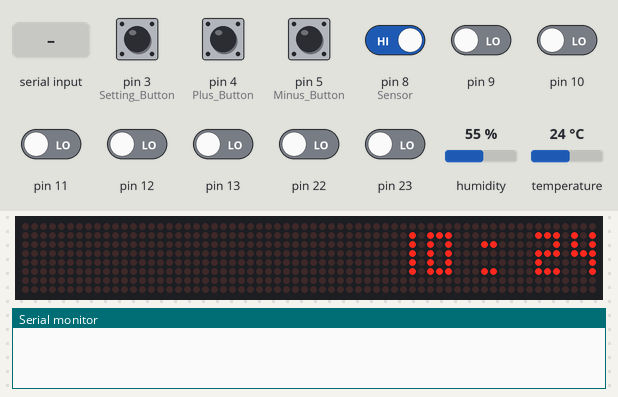
A sketch run on a simulated Arduino Uno, built with avr-gcc and run on an emulated ATmega328P. Shown: 64×8 LED matrix, the last lines printed to the serial monitor. Wiring (inferred from the names in the program): AHT10/20 sensor at I2C address 0x38. Inputs (shaded band) come from the test bench; at power-on: pin 3 (Setting_Button), pin 4 (Plus_Button), pin 5 (Minus_Button), pin 8 (Sensor) HIGH, pin 9–13, pin 22, pin 23 LOW, humidity 55 %, temperature 24 °C. The local clock reads 2024-03-15 10:24:30 at power-on unless the sketch sets it.

Above: at 1.7 s.
1.8 s: pin 8 (Sensor) driven LOW
At 2.6 s:
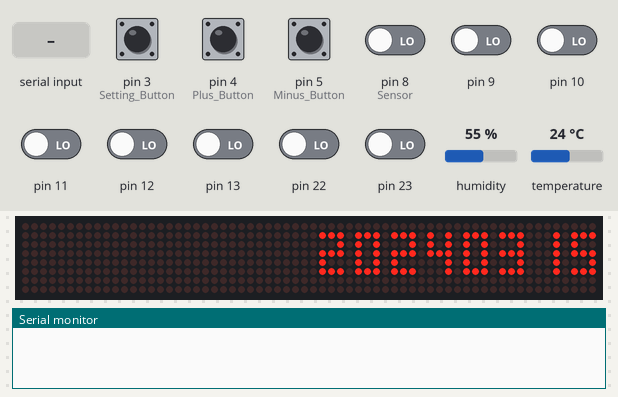
3.6 s: pin 8 (Sensor) driven HIGH
At 5.2 s:
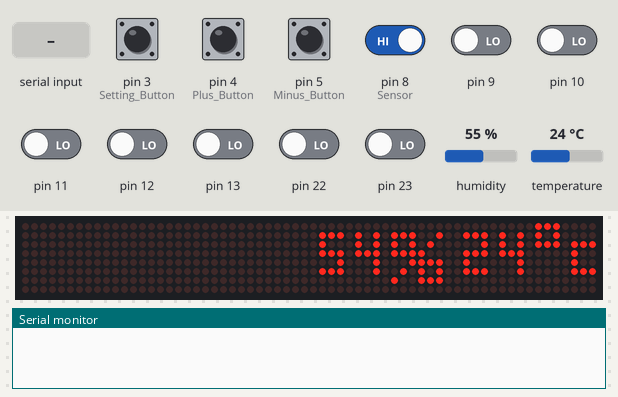
5.5 s: pin 8 (Sensor) driven LOW
At 7.1 s:
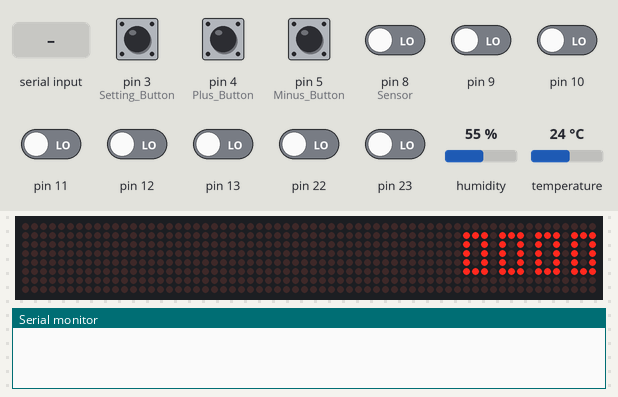
7.4 s: "1" received over Serial
At 8.0 s:
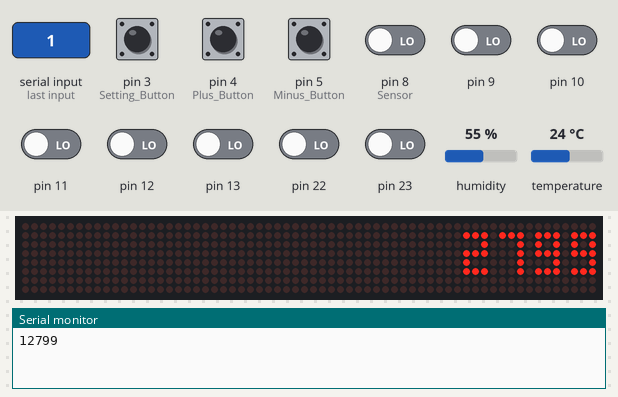
9.1 s: "0" received over Serial
At 9.9 s:
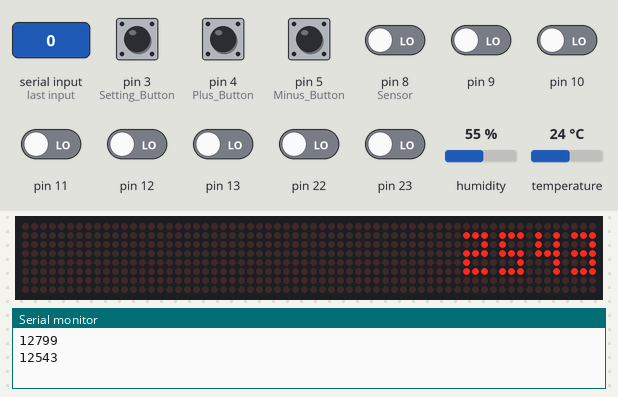
10.8 s: "2" received over Serial
At 11.8 s:
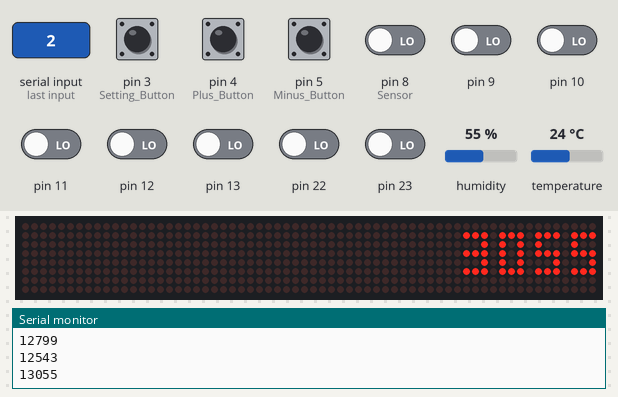
Timing chart, 0 to 13.5 s (numbered marks = the images above; inputs shaded):
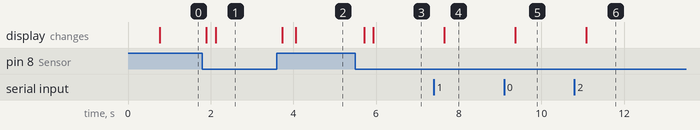

Measured:
- after the input at 1.8 s, the display: first changes after 0.09 s (image 1 shows a later state)
- after the input at 3.6 s, the display: first changes after 0.13 s (image 2 shows a later state)
- after the input at 5.5 s, the display: first changes after 0.22 s (image 3 shows a later state)
- after the input at 7.4 s, the display: changes after 0.25 s (image 4)
- after the input at 9.1 s, the display: changes after 0.27 s (image 5)
- after the input at 10.8 s, the display: changes after 0.29 s (image 6)

The sketch:

main.ino
```cpp
#include"library.h"

void setup() {

  initial();
}

void loop()
{
  run();
}
```

library.cpp
```cpp
#include"library.h"
#include<Arduino.h>
#include<Wire.h>
#include<RTClib.h>
#include<LedControl.h>

RTC_DS1307 rtc; //建立 RTC 物件

const unsigned char eSensorCalibrateCmd[3] = {0xE1, 0x08, 0x00},eSensorMeasureCmd[3] = {0xAC, 0x33, 0x00}; //分別是校準、測量 AHT10 用的3個位址

int print_mode = 0; //顯示的東西，0是年月日，1是時：分，2是濕度及溫度。
int last_status; //上一個 Touch Sensor 的狀態
int current_status; //目前 Touch Sensor 的狀態

int touch_status; //PINB 目前的值

float temperature,humidity; //溫度及濕度，為float型態。

int value = 0;

int Set = 0;
int Count = 0;

int NowHour = 0;
int NowMinute = 0;
int NowYear = 0;
int NowMonth = 0;
int NowDay = 0;

int FinalHour = 0;
int FinaMinute = 0;
int FinalYear = 0;
int FinaMonth = 0;
int FinalDay = 0;

int CountHour = 0;
int CountMinute = 0;
int CountYear = 0;
int CountMonth = 0;
int CountDay = 0;

//十位數
const byte display_left[][8] = {
  {0x00,0x70,0x50,0x50,0x50,0x70,0x00,0x00}, // 0
  {0x00,0x10,0x10,0x10,0x10,0x10,0x00,0x00}, // 1
  {0x00,0x70,0x10,0x70,0x40,0x70,0x00,0x00}, // 2
  {0x00,0x70,0x10,0x70,0x10,0x70,0x00,0x00}, // 3
  {0x00,0x50,0x50,0x70,0x10,0x10,0x00,0x00}, // 4
  {0x00,0x70,0x40,0x70,0x10,0x70,0x00,0x00}, // 5
  {0x00,0x70,0x40,0x70,0x50,0x70,0x00,0x00}, // 6
  {0x00,0x70,0x10,0x10,0x10,0x10,0x00,0x00}, // 7
  {0x00,0x70,0x50,0x70,0x50,0x70,0x00,0x00}, // 8
  {0x00,0x70,0x50,0x70,0x10,0x70,0x00,0x00}  // 9
};

//個位數
const byte display_right[][8] = {
  {0x00,0x07,0x05,0x05,0x05,0x07,0x00,0x00}, //0
  {0x00,0x01,0x01,0x01,0x01,0x01,0x00,0x00}, // 1
  {0x00,0x07,0x01,0x07,0x04,0x07,0x00,0x00}, // 2
  {0x00,0x07,0x01,0x07,0x01,0x07,0x00,0x00}, // 3
  {0x00,0x05,0x05,0x07,0x01,0x01,0x00,0x00}, // 4
  {0x00,0x07,0x04,0x07,0x01,0x07,0x00,0x00}, // 5
  {0x00,0x07,0x04,0x07,0x05,0x07,0x00,0x00}, // 6
  {0x00,0x07,0x01,0x01,0x01,0x01,0x00,0x00}, // 7
  {0x00,0x07,0x05,0x07,0x05,0x07,0x00,0x00}, // 8
  {0x00,0x07,0x05,0x07,0x01,0x07,0x00,0x00}  // 9
};

const byte C[] = {0x70,0x50,0x77,0x04,0x04,0x07,0x00,0x00}; //度C
const byte percent[] = {0x00,0x72,0x54,0x78,0x1E,0x2A,0x4E,0x00}; // %
const byte dot[] = {0x00,0x00,0x18,0x00,0x00,0x18,0x00,0x00}; // :

byte display[100][8]; //數字 0 ～ 99

LedControl lc = LedControl(DIN,CLK,CS,0); //LED物件，用來控制MAX7219。

void initial()
{
  DDRB &= ~(1 << PB0); //設定Touch Sensor接的腳位為INPUT
  //pinMode(5,OUTPUT);
  pinMode(Setting_Button, INPUT_PULLUP);
  pinMode(Plus_Button, INPUT_PULLUP);
  pinMode(Minus_Button, INPUT_PULLUP);
  //起初先把 Touch Sensor 前一個和目前的狀態都設成一樣，避免 MAX7219 最初顯示的不是年月日而是時：分。
  touch_status = PINB; //先取得目前PINB的值
  //因為 Touch Sensor 輸入不是 1 就是 0 ，不管是哪一個只要與前一個狀態不同就會顯示下一個要顯示的東西，所以就看目前是輸入 1 還是 0。
  last_status = touch_status & (1 << PB0);
  current_status = touch_status & (1 << PB0);

  for(int i = 0 ; i < 100 ; i++) //設定數字 0 ～ 100 的矩陣內容
  {
    int left = i / 10 % 10,right = i % 10;
    for(int j = 0 ; j < 8 ; j++)
    {
      display[i][j] = display_left[left][j] + display_right[right][j];
    }
  }

  for(int i = 0 ; i < 4 ; i++)
  {
    lc.shutdown(i,false);               // The MAX72XX is in power-saving mode on startup
    lc.setIntensity(i,brightness);      // Set the brightness to maximum value
    lc.clearDisplay(i);                 // and clear the display
  }

  Wire.begin(0);
  Serial.begin(9600);

  AHT10_Reset(); //最初先reset
  AHT10_Calibrate(); //校準

  if (!rtc.begin())
  {
    //Serial.println("Couldn't find RTC");
    while(1);
  }
  if (!rtc.isrunning())
  {
    //Serial.println("RTC is NOT running!");
    rtc.adjust(DateTime(F(__DATE__), F(__TIME__))); //初始化時間為上傳/編譯時的時間
  }
}
void run()
{
  //Serial.write(Serial.read());  //傳輸讀取的訊號
  //Serial.println(Serial.read());

  while(Serial.available() > 0)
  {
    byte value1 = Serial.read();
    byte value2 = Serial.read();
    Serial.flush();
    value = value1 * 256 + value2;
    Serial.println(value);
    break;
  }

  //沒有任何的 delay 就能即時顯示目前讀取的時間或溫濕度
  touch_status = PINB; //PINB 目前的值
  current_status = touch_status & (1 << PB0); //Touch Sensor 輸入 0 還是 1

  /*if(temperature >= 25)
  {
    digitalWrite(5,HIGH);
    Serial.println("HIGH");
  }
  else
  {
    digitalWrite(5,LOW);
    Serial.println("LOW");
  }*/

  if(current_status != last_status) //只要Touch Sensor有按下去，狀態就會和之前不一樣，就改變 MAX7219 顯示的東西。
  {
    clear_display(); //當有要改變顯示的東西再把之前顯示的東西清除，每輪都清除就會一直閃。
    print_mode = (print_mode + 1) % 4;
    Set = idle;
  }
  last_status = current_status; //儲存目前的狀態供下一回合用
  DateTime now = get_time();

  if(digitalRead(3) == 0){
    Count = 0;
    if(print_mode == 0){
      if(Set == Begin || Set == idle){
        Set = HourSetting;
      }
      else  if(Set == HourSetting){
        Set = MinuteSetting;
      }
      else {
        Set = idle;
      }
    }
    else if(print_mode == 1){
      if(Set == idle){
        Set = YearSetting;
      }
      else  if(Set == YearSetting){
        Set = MonthSetting;
      }
      else if(Set == MonthSetting){
        Set = DaySetting;
      }
      else {
        Set = idle;
      }
    }

  }
  delay(200);

  if(Set != idle){
    Setting(Set);
  }


  if(digitalRead(4) == 0){
    if(Set == HourSetting){
      CountHour++;
    }
    else if(Set == MinuteSetting){
      CountMinute++;
    }
    else if(Set == YearSetting){
      CountYear++;
    }
    else if(Set == MonthSetting){
      CountMonth++;
    }
    else if(Set == DaySetting){
      CountDay++;
    }
  }

  if(digitalRead(5) == 0){
    if(Set == HourSetting){
      CountHour--;
    }
    else if(Set == MinuteSetting){
      CountMinute--;
    }
    else if(Set == YearSetting){
      CountYear--;
    }
    else if(Set == MonthSetting){
      CountMonth--;
    }
    else if(Set == DaySetting){
      CountDay--;
    }
  }

  if(Set == Begin){
    NowHour = now.hour();
    NowMinute = now.minute();
    NowYear = now.year();
    NowMonth = now.month();
    NowDay = now.day();
    FinalHour = NowHour;
    FinaMinute = NowMinute;
    FinalYear = NowYear;
    FinaMonth = NowMonth;
    FinalDay = NowDay;
  }
  else {

    NowHour = now.hour() + CountHour;
    while(NowHour < 0){
      NowHour = NowHour + 24;
    }
    NowHour = NowHour % 24;

    NowMinute = now.minute() + CountMinute;
    while(NowMinute < 0){
      NowMinute = NowMinute + 60;
    }
    NowMinute = NowMinute % 60;

    NowYear = now.year() + CountYear;
    while(NowYear < 0){
      NowYear = NowYear + 10000;
    }
    NowYear = NowYear % 10000;

    NowMonth = now.month() + CountMonth;
    while(NowMonth < 1){
      NowMonth = NowMonth + 12;
    }
    NowMonth = NowMonth % 13;
    if(NowMonth == 0){
      NowMonth++;
    }

    NowDay = now.day() + CountDay;
    while(NowDay < 0){
      NowDay = NowDay + 31;
    }
    NowDay = NowDay % 32;


    FinalHour = NowHour;
    FinaMinute = NowMinute;
    FinalYear = NowYear;
    FinaMonth = NowMonth;
    FinalDay = NowDay;
  }

  if(print_mode == 0)
  {
    print_time(display[FinaMinute],dot,display[FinalHour]);

  }
  else if(print_mode == 1)
  {
    print_date(display[FinalDay],display[FinaMonth],display[FinalYear % 100],display[FinalYear / 100 % 100]);
  }
  else if(print_mode == 2)
  {
    get_humidity_and_temperature();
    print_humidity_and_temperature(display[round(humidity)],percent,display[round(temperature)],C);
  }
  else
  {
    //Serial.println(value);
    print_moisture(display[value % 100],display[value / 100 % 100]);
  }
}
DateTime get_time()
{
  return rtc.now();
}
void print_humidity_and_temperature(byte *humidity,byte *percent,byte *temperature,byte *C)
{
  for(int i = 0 ; i < 8 ; i++)
  {
    lc.setRow(3,i,humidity[i]);
    lc.setRow(2,i,percent[i]);
    lc.setRow(1,i,temperature[i]);
    lc.setRow(0,i,C[i]);
  }
}
void print_time(byte *minute, byte *dot, byte *hour)
{
  for(int i = 0 ; i < 8 ; i++)
  {
    lc.setRow(2,i,hour[i]);
    lc.setRow(1,i,dot[i]);
    lc.setRow(0,i,minute[i]);
  }
}
void print_date(byte *day, byte *month, byte *year_right, byte *year_left)
{
  for(int i = 0 ; i < 8 ; i++)
  {
    lc.setRow(3,i,year_left[i]);
    lc.setRow(2,i,year_right[i]);
    lc.setRow(1,i,month[i]);
    lc.setRow(0,i,day[i]);
  }
}
void print_moisture(byte *right, byte *left)
{
  for(int i = 0 ; i < 8 ; i++)
  {
    lc.setRow(1,i,left[i]);
    lc.setRow(0,i,right[i]);
  }
  /*for(int i = 0 ; i < 8 ; i++)
  {
    lc.setRow(2,i,left[i]);
    lc.setRow(1,i,right[i]);
    lc.setRow(0,i,percent[i]);
  }*/
}
void clear_display()
{
  for(int i = 0 ; i < 4 ; i++)
  {
    lc.clearDisplay(i);
  }
}
void AHT10_Reset()
{
  Wire.beginTransmission(AHT10Address);
  Wire.write(0xBA);
  Wire.endTransmission();
  delay(20);
}
void AHT10_Calibrate()
{
  Wire.beginTransmission(AHT10Address);
  Wire.write(eSensorCalibrateCmd, 3);
  Wire.endTransmission();
  delay(500);
}
void get_humidity_and_temperature()
{
  unsigned long result, temp[6];

  Wire.beginTransmission(AHT10Address);
  Wire.write(eSensorMeasureCmd, 3);
  Wire.endTransmission();
  delay(100);

  Wire.requestFrom(AHT10_I2C_ADDR, 6);

  for(unsigned char i = 0; Wire.available() > 0; i++)
  {
    temp[i] = Wire.read();
  }

  temperature = (200 * (((temp[3] & 0x0F) << 16) | (temp[4] << 8) | temp[5])) / 1048576 - 50;
  humidity = (((temp[1] << 16) | (temp[2] << 8) | temp[3]) >> 4) * 100 / 1048576;
}

void Setting(int parameter){
  if(parameter == HourSetting){
    lc.clearDisplay(2);
  }
  else if(parameter == MinuteSetting){
    lc.clearDisplay(0);
  }
  else if(parameter == YearSetting){
    lc.clearDisplay(3);
    lc.clearDisplay(2);
  }
  else if(parameter == MonthSetting){
    lc.clearDisplay(1);
  }
  else if(parameter == DaySetting){
    lc.clearDisplay(0);
  }
}
```

library.h
```cpp
#ifndef _LIBRARY_H
#define _LIBRARY_H

#include <RTClib.h>

#define brightness 1
#define AHT10_I2C_ADDR 0x38 // I2C address of the AHT10 sensor
#define AHT10Address 0x38 //AHT10 預設的位址
#define CLK 10
#define CS 11
#define DIN 12
#define Setting_Button 3
#define Plus_Button 4
#define Minus_Button 5

#define Begin 0
#define idle 2
#define HourSetting 3
#define MinuteSetting 4
#define YearSetting 5
#define MonthSetting 6
#define DaySetting 7

void initial(); //初始化

void run(); //執行

DateTime get_time(); //取得時間

void print_humidity_and_temperature(byte *,byte *,byte *,byte *); //顯示溫度及濕度

void print_time(byte *, byte *, byte *); //顯示時：分

void print_date(byte *, byte *, byte *, byte *); //顯示年月日

void print_moisture( byte *, byte *); //顯示土壤濕度

void clear_display(); //清除 MAX7219

void AHT10_Reset(); //AHT10 做 reset

void AHT10_Calibrate(); //AHT10 做校準

void get_humidity_and_temperature(); //讀取溫濕度

void Setting(int parameter);

#endif
```
